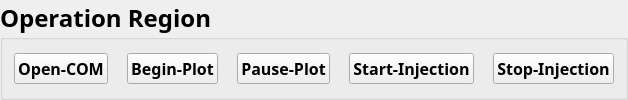
           <widget class="QGroupBox" name="operation_groupBox">
            <property name="sizePolicy">
             <sizepolicy hsizetype="Preferred" vsizetype="Fixed">
              <horstretch>0</horstretch>
              <verstretch>0</verstretch>
             </sizepolicy>
            </property>
            <property name="palette">
             <palette>
              <active>
               <colorrole role="WindowText">
                <brush brushstyle="SolidPattern">
                 <color alpha="255">
                  <red>0</red>
                  <green>0</green>
                  <blue>0</blue>
                 </color>
                </brush>
               </colorrole>
              </active>
              <inactive>
               <colorrole role="WindowText">
                <brush brushstyle="SolidPattern">
                 <color alpha="255">
                  <red>0</red>
                  <green>0</green>
                  <blue>0</blue>
                 </color>
                </brush>
               </colorrole>
              </inactive>
              <disabled>
               <colorrole role="WindowText">
                <brush brushstyle="SolidPattern">
                 <color alpha="255">
                  <red>0</red>
                  <green>0</green>
                  <blue>0</blue>
                 </color>
                </brush>
               </colorrole>
              </disabled>
             </palette>
            </property>
            <property name="font">
             <font>
              <family>华文新魏</family>
              <pointsize>18</pointsize>
              <weight>75</weight>
              <bold>true</bold>
             </font>
            </property>
            <property name="title">
             <string>Operation Region</string>
            </property>
            <layout class="QGridLayout" name="gridLayout">
             <item row="0" column="0">
              <layout class="QHBoxLayout" name="horizontalLayout">
               <item>
                <widget class="QPushButton" name="port_button">
                 <property name="palette">
                  <palette>
                   <active>
                    <colorrole role="Text">
                     <brush brushstyle="SolidPattern">
                      <color alpha="255">
                       <red>255</red>
                       <green>255</green>
                       <blue>255</blue>
                      </color>
                     </brush>
                    </colorrole>
                    <colorrole role="ButtonText">
                     <brush brushstyle="SolidPattern">
                      <color alpha="255">
                       <red>0</red>
                       <green>0</green>
                       <blue>0</blue>
                      </color>
                     </brush>
                    </colorrole>
                   </active>
                   <inactive>
                    <colorrole role="Text">
                     <brush brushstyle="SolidPattern">
                      <color alpha="255">
                       <red>255</red>
                       <green>255</green>
                       <blue>255</blue>
                      </color>
                     </brush>
                    </colorrole>
                    <colorrole role="ButtonText">
                     <brush brushstyle="SolidPattern">
                      <color alpha="255">
                       <red>0</red>
                       <green>0</green>
                       <blue>0</blue>
                      </color>
                     </brush>
                    </colorrole>
                   </inactive>
                   <disabled>
                    <colorrole role="Text">
                     <brush brushstyle="SolidPattern">
                      <color alpha="255">
                       <red>0</red>
                       <green>0</green>
                       <blue>0</blue>
                      </color>
                     </brush>
                    </colorrole>
                    <colorrole role="ButtonText">
                     <brush brushstyle="SolidPattern">
                      <color alpha="255">
                       <red>0</red>
                       <green>0</green>
                       <blue>0</blue>
                      </color>
                     </brush>
                    </colorrole>
                   </disabled>
                  </palette>
                 </property>
                 <property name="font">
                  <font>
                   <family>楷体</family>
                   <pointsize>12</pointsize>
                   <weight>75</weight>
                   <bold>true</bold>
                  </font>
                 </property>
                 <property name="text">
                  <string>Open-COM</string>
                 </property>
                </widget>
               </item>
               <item>
                <spacer name="horizontalSpacer_6">
                 <property name="orientation">
                  <enum>Qt::Horizontal</enum>
                 </property>
                 <property name="sizeType">
                  <enum>QSizePolicy::Fixed</enum>
                 </property>
                 <property name="sizeHint" stdset="0">
                  <size>
                   <width>13</width>
                   <height>20</height>
                  </size>
                 </property>
                </spacer>
               </item>
               <item>
                <widget class="QPushButton" name="btnStart">
                 <property name="sizePolicy">
                  <sizepolicy hsizetype="Fixed" vsizetype="Fixed">
                   <horstretch>0</horstretch>
                   <verstretch>0</verstretch>
                  </sizepolicy>
                 </property>
                 <property name="font">
                  <font>
                   <pointsize>12</pointsize>
                  </font>
                 </property>
                 <property name="text">
                  <string>Begin-Plot</string>
                 </property>
                </widget>
               </item>
               <item>
                <spacer name="horizontalSpacer_5">
                 <property name="orientation">
                  <enum>Qt::Horizontal</enum>
                 </property>
                 <property name="sizeType">
                  <enum>QSizePolicy::Fixed</enum>
                 </property>
                 <property name="sizeHint" stdset="0">
                  <size>
                   <width>13</width>
                   <height>20</height>
                  </size>
                 </property>
                </spacer>
               </item>
               <item>
                <widget class="QPushButton" name="btnPause">
                 <property name="sizePolicy">
                  <sizepolicy hsizetype="Fixed" vsizetype="Fixed">
                   <horstretch>0</horstretch>
                   <verstretch>0</verstretch>
                  </sizepolicy>
                 </property>
                 <property name="font">
                  <font>
                   <pointsize>12</pointsize>
                  </font>
                 </property>
                 <property name="text">
                  <string>Pause-Plot</string>
                 </property>
                </widget>
               </item>
               <item>
                <spacer name="horizontalSpacer_8">
                 <property name="orientation">
                  <enum>Qt::Horizontal</enum>
                 </property>
                 <property name="sizeType">
                  <enum>QSizePolicy::Fixed</enum>
                 </property>
                 <property name="sizeHint" stdset="0">
                  <size>
                   <width>13</width>
                   <height>20</height>
                  </size>
                 </property>
                </spacer>
               </item>
               <item>
                <widget class="QPushButton" name="InjectionStart_Button">
                 <property name="sizePolicy">
                  <sizepolicy hsizetype="Fixed" vsizetype="Fixed">
                   <horstretch>0</horstretch>
                   <verstretch>0</verstretch>
                  </sizepolicy>
                 </property>
                 <property name="font">
                  <font>
                   <pointsize>12</pointsize>
                  </font>
                 </property>
                 <property name="text">
                  <string>Start-Injection</string>
                 </property>
                </widget>
               </item>
               <item>
                <spacer name="horizontalSpacer_9">
                 <property name="orientation">
                  <enum>Qt::Horizontal</enum>
                 </property>
                 <property name="sizeType">
                  <enum>QSizePolicy::Fixed</enum>
                 </property>
                 <property name="sizeHint" stdset="0">
                  <size>
                   <width>13</width>
                   <height>20</height>
                  </size>
                 </property>
                </spacer>
               </item>
               <item>
                <widget class="QPushButton" name="InjectctionStop_Button">
                 <property name="font">
                  <font>
                   <pointsize>12</pointsize>
                  </font>
                 </property>
                 <property name="text">
                  <string>Stop-Injection</string>
                 </property>
                </widget>
               </item>
              </layout>
             </item>
            </layout>
           </widget>
